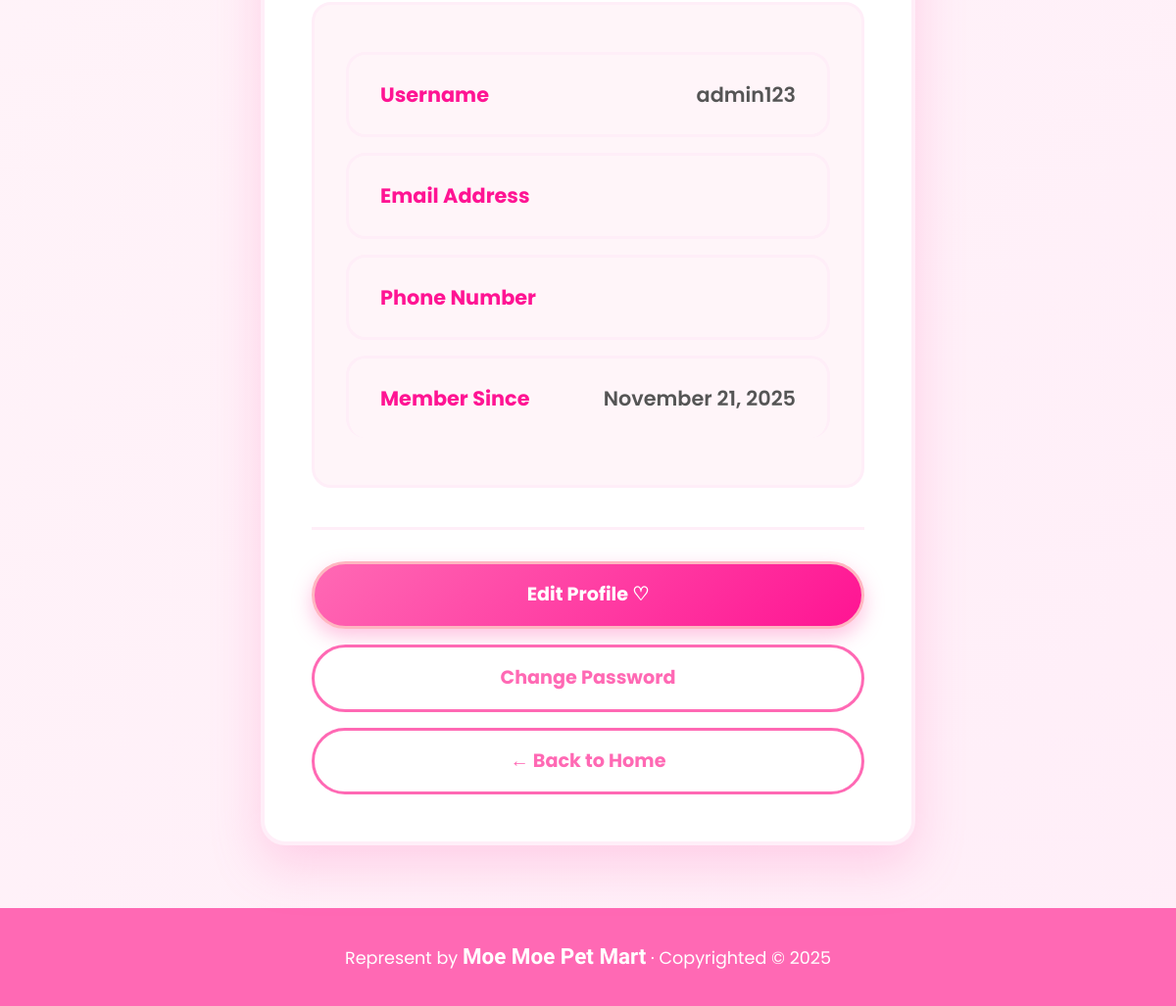
Before: /profile.php (signed in, lower part) with the older database file.
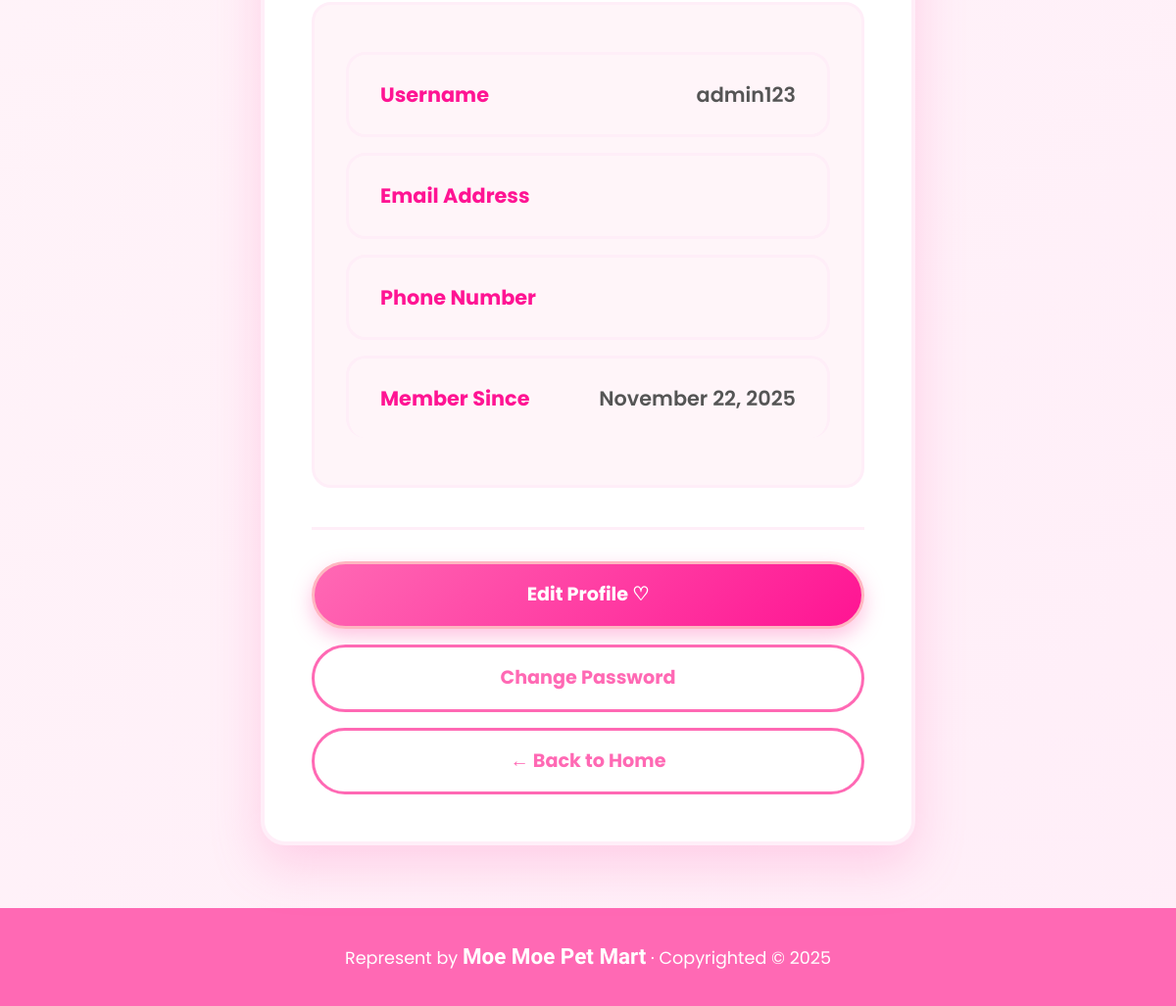
After: the same page with the newer database file.
### tables this page shows
CREATE TABLE `users` (
  `id` int(11) NOT NULL,
  `username` varchar(50) NOT NULL,
  `email` varchar(100) NOT NULL,
  `phone` varchar(20) NOT NULL,
  `password` varchar(255) NOT NULL,
  `role` enum('member','admin') NOT NULL DEFAULT 'member',
  `created_at` datetime DEFAULT current_timestamp(),
  `profile_pic` varchar(255) DEFAULT NULL
);

### _base.php (called while the page is built, shortened)
<?php
function temp($key, $value = null) {
    if ($value !== null) {
        $_SESSION["temp_$key"] = $value;
    }
    else {
        $value = $_SESSION["temp_$key"] ?? null;
        return $value;
    }
}
function is_login() {
    return isset($_SESSION['user']) && !empty($_SESSION['user']);
}
function username() {
    return $_SESSION['user'] ?? null;
}
function current_user() {
    global $_db;
    $stm = $_db->prepare("SELECT * FROM users WHERE username = ?");
    $stm->execute([username()]);
    return $stm->fetch();
}
function encode($value) {
    return htmlentities($value);
}

### profile.php (the view, shortened to what this page needs)
<?php
require '_base.php';
$user = current_user();
include '_head.php';
?>
<div class="profile-container">
    <div class="profile-card">
        <div class="profile-info">
            <div class="profile-field">
                <div class="field-label">Username</div>
                <div class="field-value"><?= encode($user->username) ?></div>
            </div>
            <div class="profile-field">
                <div class="field-label">Email Address</div>
            </div>
            <div class="profile-field">
                <div class="field-label">Phone Number</div>
            </div>
            <div class="profile-field">
                <div class="field-label">Member Since</div>
                <div class="field-value"><?= date('F j, Y', strtotime($user->created_at)) ?></div>
            </div>
        </div>
        <div class="profile-actions">
            <a href="edit_profile.php" class="btn btn-primary">Edit Profile ♡</a>
            <a href="change_password.php" class="btn btn-secondary">Change Password</a>
            <a href="/" class="btn btn-secondary">← Back to Home</a>
        </div>
    </div>
</div>
<?php include '_foot.php'; ?>

### _head.php (shortened to what this page needs)
<?php
    require_once '_base.php';
?>
<!DOCTYPE html>
<html lang="en">
<head>
    <link rel="stylesheet" href="/css/app.css">
    <link rel="stylesheet" href="https://unpkg.com/dropzone@5/dist/min/dropzone.min.css">
</head>
<body data-flash="<?= encode(temp('info')) ?>">
    <main>

### _foot.php
    </main>
    <footer>
        Represent by <b>Moe Moe Pet Mart</b> &middot;
        Copyrighted &copy; <?= date('Y') ?>
    </footer>
</body>
</html>

### css/app.css (style rules this page uses)
* { margin: 0; padding: 0; box-sizing: border-box; }
body { font-family: 'Poppins', sans-serif; background: linear-gradient(135deg, #fff5f9 0%, #ffeef8 100%); color: #444; line-height: 1.6; min-height: 100vh; }
main { max-width: 1200px; margin: 2rem auto; padding: 0 1rem; }
.btn { display: inline-block; padding: 14px 32px; margin: 0 10px; border-radius: 50px; text-decoration: none; font-weight: 600; transition: all 0.3s; font-size: 1.1rem; }
.btn-primary { background: #ff69b4; color: white; box-shadow: 0 8px 20px rgba(255,105,180,0.4); }
.btn-secondary { background: white; color: #ff69b4; border: 3px solid #ff69b4; }
footer { background: #ff69b4; color: white; text-align: center; padding: 2rem 0; margin-top: 4rem; font-size: 1.1rem; }
footer b { font-family: 'Kalam', cursive; font-size: 1.4rem; }
.profile-info { background: #fff5f9; border-radius: 20px; padding: 2rem; margin: 2rem 0; border: 3px solid #ffeef8; }
.profile-field { display: flex; justify-content: space-between; align-items: center; padding: 1rem 0; border-bottom: 2px dashed #ffeef8; }
.profile-field:last-child { border-bottom: none; }
.field-label { color: #ff69b4; font-weight: 600; font-size: 1.1rem; }
.field-value { color: #444; font-weight: 500; font-size: 1.1rem; }
.profile-actions { display: flex; justify-content: space-between; align-items: center; margin-top: 2rem; padding-top: 2rem; border-top: 3px solid #ffeef8; }
.profile-container { max-width: 700px; margin: 2rem auto; padding: 0 1rem; }
.profile-card { background: white; border-radius: 25px; padding: 3rem; box-shadow: 0 20px 50px rgba(255,105,180,0.25); border: 4px solid #ffeef8; position: relative; overflow: hidden; }
.profile-card::before { content: '♡ ♡ ♡'; position: absolute; top: 15px; left: 0; right: 0; font-size: 1.8rem; color: #ff69b4; opacity: 0.1; letter-spacing: 20px; text-align: center; }
.profile-info { margin-bottom: 2.5rem; }
.profile-field { display: flex; justify-content: space-between; align-items: center; background: #fff5f9; padding: 1.5rem 2rem; margin: 1rem 0; border-radius: 20px; border: 3px solid #ffeef8; transition: all 0.3s; }
.field-label { font-weight: 700; color: #ff1493; font-size: 1.3rem; }
.field-value { color: #555; font-size: 1.3rem; font-weight: 600; }
.profile-actions { display: flex; flex-direction: column; gap: 1rem; margin-top: 2rem; }
.profile-actions .btn { padding: 16px 24px; border-radius: 50px; text-decoration: none; font-weight: 700; font-size: 1.2rem; transition: all 0.4s; border: 3px solid; text-align: center; width: 100%; }
.profile-actions .btn-primary { background: linear-gradient(135deg, #ff69b4, #ff1493); color: white; border-color: #ffb6c1; }
.profile-actions .btn-secondary { background: white; color: #ff69b4; border-color: #ff69b4; }

Changed rows visible on the page:
changed users "admin123": created_at "November 21, 2025" → "November 22, 2025"
